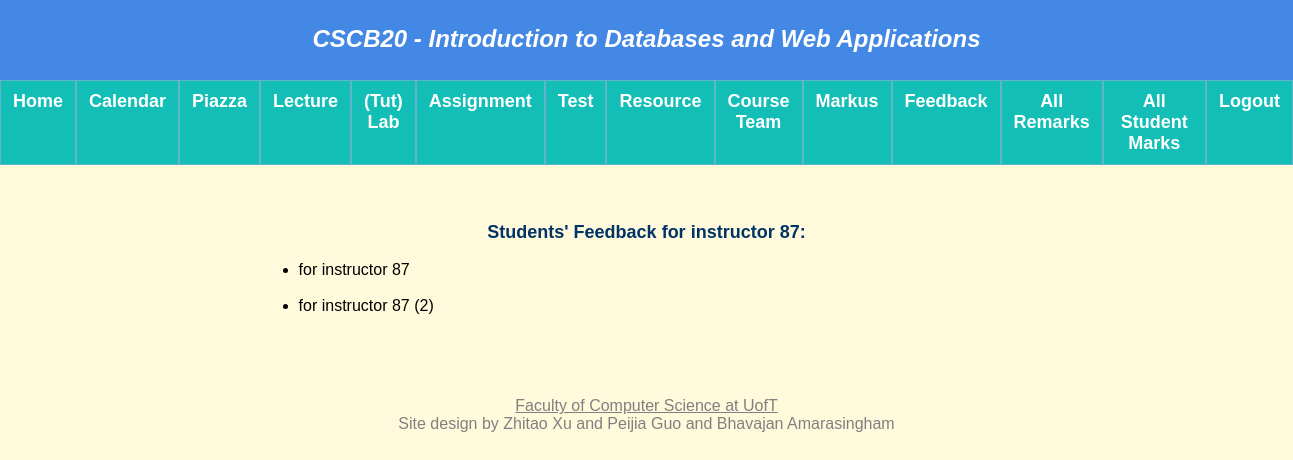
Page /feedback (signed in) on the committed database.
### app.py (models this page shows, shortened)
class Feedback(db.Model):
    __tablename__ = 'Feedback'
    fid = db.Column(db.Integer, primary_key = True)
    feedbackText = db.Column(db.String(200), nullable=False)
    instructor_username= db.Column(db.Integer, db.ForeignKey('Person.username'), nullable = False)

### app.py (the view)
@app.route("/feedback", methods = ['GET', 'POST'])
def feedback():
    username = session['name']
    feedback_for_instructor = query_instructors_see(username)
    if request.method == 'GET':
         return render_template("feedback.html", feedback_for_instructor = feedback_for_instructor)

### app.py (called while the page is built)
def query_instructors_see(username):
    query_instructor = db.session.query(Feedback).filter(Feedback.instructor_username == username)
    return query_instructor

### templates/feedback.html (shortened to what this page needs)
{% extends "template.html" %}
{% block content %}
{% if not session.name %}
<p>Access Denied</p>
{% else %}
    {% if session.type == 1 %}
    <br>
    <div class="feedbacks">
        <h3>
            Students' Feedback for instructor
            {% if session.name %}
                {{ session.name }}:
            {% endif %}
        </h3>
        <br>
        <ul>
            {% for Feedbacks in feedback_for_instructor %}
            <li> {{ Feedbacks.feedbackText }} </li>
            <br>
            {% endfor %}
        </ul>
    </div>
    {% else %}
    <p>Access Denied</p>
    {% endif %}
{% endif %}
{% endblock %}

### static/style.css (style rules this page uses)
@media (min-width: 950px) { body { background-image: url(./sub/a14.jpg); background-repeat: no-repeat; background-size: cover; background-color: #fffadc; color: #000000; font-family: Geneva, Arial, Helvetica, sans-serif; align-items: center; } }
@media (min-width: 950px) { h3, h4 { color: #003366; font-size: large; font-style: normal; font-weight: bold; font-variant: normal; } }
@media (min-width: 950px) { * { margin: 0%; } }
@media (min-width: 950px) { li { font-size: 16px; } }
@media (min-width: 950px) { .feedbacks h3 { text-align: center; } }

### rows in the picture
Feedback: feedbackText "for instructor 87"
Feedback: feedbackText "for instructor 87 (2)"

### other values in the picture
{{ session.name }} "87"
